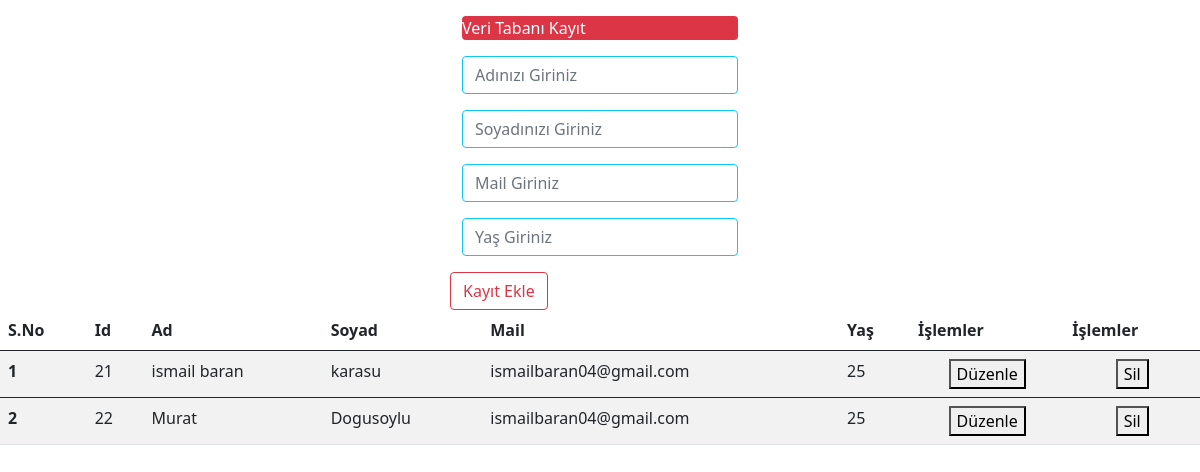
The page / on the database its author committed.
### tables this page shows
CREATE TABLE `bilgilerim` (
  `bilgilerim_id` int(11) NOT NULL,
  `bilgilerim_ad` varchar(50) NOT NULL,
  `bilgilerim_soyad` varchar(50) NOT NULL,
  `bilgilerim_mail` varchar(50) NOT NULL,
  `bilgilerim_yas` varchar(50) NOT NULL,
  `bilgilerim_zaman` timestamp NOT NULL DEFAULT current_timestamp()
);

### index.php (the view, shortened to what this page needs)
<?php include 'header.php'; ?>
<body>
    <section>
        <div class="container mt-3 w-25 mx-auto">
            <form action="islem.php" method="POST">
                <div class="w-100 mb-3 bg-danger text-white rounded-2">
                    <span>Veri Tabanı Kayıt</span>
                </div>
                <div class="w-100 mb-3">
                    <input type="text" name="bilgilerim_ad" class="form-control border border-info" placeholder="Adınızı Giriniz" required="">
                </div>
                <div class="w-100 mb-3">
                <input type="text" name="bilgilerim_soyad" class="form-control border border-info" placeholder="Soyadınızı Giriniz" required="">
                </div>
                <div class="w-100 mb-3">
                <input type="email" name="bilgilerim_mail" class="form-control border border-info" placeholder="Mail Giriniz" required="">
                </div>
                <div class="w-100 mb-3">
                <input type="text" name="bilgilerim_yas" class="form-control border border-info" placeholder="Yaş Giriniz" required="">
                </div>
                </div>
                <div class="w-25 girisyap">
                    <button type="submit" name="insertislemi" class="btn btn-outline-danger">Kayıt Ekle</button>
                </div>
    </section>
    <table class="table table-striped table-hover">
  <thead>
    <tr>
      <th scope="col">S.No</th>
      <th scope="col">Id</th>
      <th scope="col">Ad</th>
      <th scope="col">Soyad</th>
      <th scope="col">Mail</th>
      <th scope="col">Yaş</th>
      <th scope="col">İşlemler</th>
      <th scope="col">İşlemler</th>
    </tr>
  </thead>
<?php
$bilgilerimsor=$db->prepare("SELECT * from bilgilerim");
$bilgilerimsor->execute();
$say=0;
while($bilgilerimcek=$bilgilerimsor->fetch(PDO::FETCH_ASSOC)) { $say++?>
  <tbody>
    <tr>
      <th scope="row"><?php echo $say; ?></th>
      <td><?php echo $bilgilerimcek['bilgilerim_id'] ?></td>
	  <td><?php echo $bilgilerimcek['bilgilerim_ad'] ?></td>
 	  <td><?php echo $bilgilerimcek['bilgilerim_soyad'] ?></td>
      <td><?php echo $bilgilerimcek['bilgilerim_mail'] ?></td>
      <td><?php echo $bilgilerimcek['bilgilerim_yas'] ?></td>
	  <td align="center"><a href="duzenle.php?bilgilerim_id=<?php echo $bilgilerimcek['bilgilerim_id'] ?>"><button>Düzenle</button></td></a>
	  <td align="center"><a href="islem.php?bilgilerim_id=<?php echo $bilgilerimcek['bilgilerim_id'] ?>&bilgilerimsil=ok"><button>Sil</button></td></a>
    </tr>
  </tbody>
  <?php } ?>
</body>
</html>

### header.php (shortened to what this page needs)
<!DOCTYPE html>
<html lang="tr">
<head>
    <link href="https://cdn.jsdelivr.net/npm/bootstrap@5.0.2/dist/css/bootstrap.min.css" rel="stylesheet">
</head>

### header.php (style rules this page uses)
.girisyap { margin:auto; }

### rows shown on the page
bilgilerim: bilgilerim_id "21", bilgilerim_ad "ismail baran", bilgilerim_soyad "karasu", bilgilerim_mail "ismailbaran04@gmail.com", bilgilerim_yas "25"
bilgilerim: bilgilerim_id "22", bilgilerim_ad "Murat", bilgilerim_soyad "Dogusoylu", bilgilerim_mail "ismailbaran04@gmail.com", bilgilerim_yas "25"
